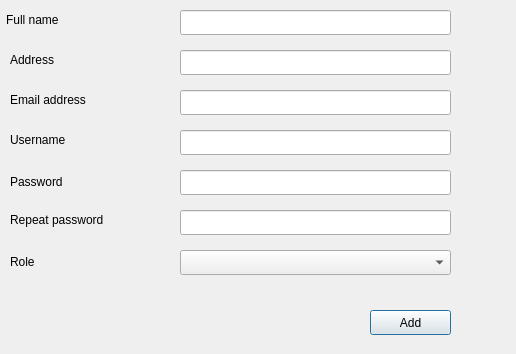
<?xml version="1.0" encoding="UTF-8"?>
<ui version="4.0">
 <class>CreateStaffDialog</class>
 <widget class="QDialog" name="CreateStaffDialog">
  <property name="geometry">
   <rect>
    <x>0</x>
    <y>0</y>
    <width>516</width>
    <height>354</height>
   </rect>
  </property>
  <property name="windowTitle">
   <string>Add staff</string>
  </property>
  <widget class="QLabel" name="label">
   <property name="geometry">
    <rect>
     <x>6</x>
     <y>10</y>
     <width>91</width>
     <height>20</height>
    </rect>
   </property>
   <property name="text">
    <string>Full name</string>
   </property>
  </widget>
  <widget class="QLabel" name="label_2">
   <property name="geometry">
    <rect>
     <x>10</x>
     <y>50</y>
     <width>91</width>
     <height>20</height>
    </rect>
   </property>
   <property name="text">
    <string>Address</string>
   </property>
  </widget>
  <widget class="QLabel" name="label_3">
   <property name="geometry">
    <rect>
     <x>10</x>
     <y>90</y>
     <width>141</width>
     <height>20</height>
    </rect>
   </property>
   <property name="text">
    <string>Email address</string>
   </property>
  </widget>
  <widget class="QLabel" name="label_4">
   <property name="geometry">
    <rect>
     <x>10</x>
     <y>172</y>
     <width>91</width>
     <height>20</height>
    </rect>
   </property>
   <property name="text">
    <string>Password</string>
   </property>
  </widget>
  <widget class="QLabel" name="label_5">
   <property name="geometry">
    <rect>
     <x>10</x>
     <y>130</y>
     <width>91</width>
     <height>20</height>
    </rect>
   </property>
   <property name="text">
    <string>Username</string>
   </property>
  </widget>
  <widget class="QLabel" name="label_6">
   <property name="geometry">
    <rect>
     <x>10</x>
     <y>210</y>
     <width>151</width>
     <height>20</height>
    </rect>
   </property>
   <property name="text">
    <string>Repeat password</string>
   </property>
  </widget>
  <widget class="QLabel" name="label_7">
   <property name="geometry">
    <rect>
     <x>10</x>
     <y>252</y>
     <width>91</width>
     <height>20</height>
    </rect>
   </property>
   <property name="text">
    <string>Role</string>
   </property>
  </widget>
  <widget class="QLineEdit" name="name_edit">
   <property name="geometry">
    <rect>
     <x>180</x>
     <y>10</y>
     <width>271</width>
     <height>25</height>
    </rect>
   </property>
  </widget>
  <widget class="QLineEdit" name="email_edit">
   <property name="geometry">
    <rect>
     <x>180</x>
     <y>90</y>
     <width>271</width>
     <height>25</height>
    </rect>
   </property>
  </widget>
  <widget class="QLineEdit" name="username_edit">
   <property name="geometry">
    <rect>
     <x>180</x>
     <y>130</y>
     <width>271</width>
     <height>25</height>
    </rect>
   </property>
  </widget>
  <widget class="QLineEdit" name="password_edit">
   <property name="geometry">
    <rect>
     <x>180</x>
     <y>170</y>
     <width>271</width>
     <height>25</height>
    </rect>
   </property>
  </widget>
  <widget class="QLineEdit" name="repeat_password_edit">
   <property name="geometry">
    <rect>
     <x>180</x>
     <y>210</y>
     <width>271</width>
     <height>25</height>
    </rect>
   </property>
  </widget>
  <widget class="QLineEdit" name="address_edit">
   <property name="geometry">
    <rect>
     <x>180</x>
     <y>50</y>
     <width>271</width>
     <height>25</height>
    </rect>
   </property>
  </widget>
  <widget class="QComboBox" name="role_combo">
   <property name="geometry">
    <rect>
     <x>180</x>
     <y>250</y>
     <width>271</width>
     <height>25</height>
    </rect>
   </property>
  </widget>
  <widget class="QPushButton" name="add_button">
   <property name="geometry">
    <rect>
     <x>370</x>
     <y>310</y>
     <width>81</width>
     <height>25</height>
    </rect>
   </property>
   <property name="text">
    <string>Add</string>
   </property>
  </widget>
 </widget>
 <resources/>
 <connections/>
</ui>
